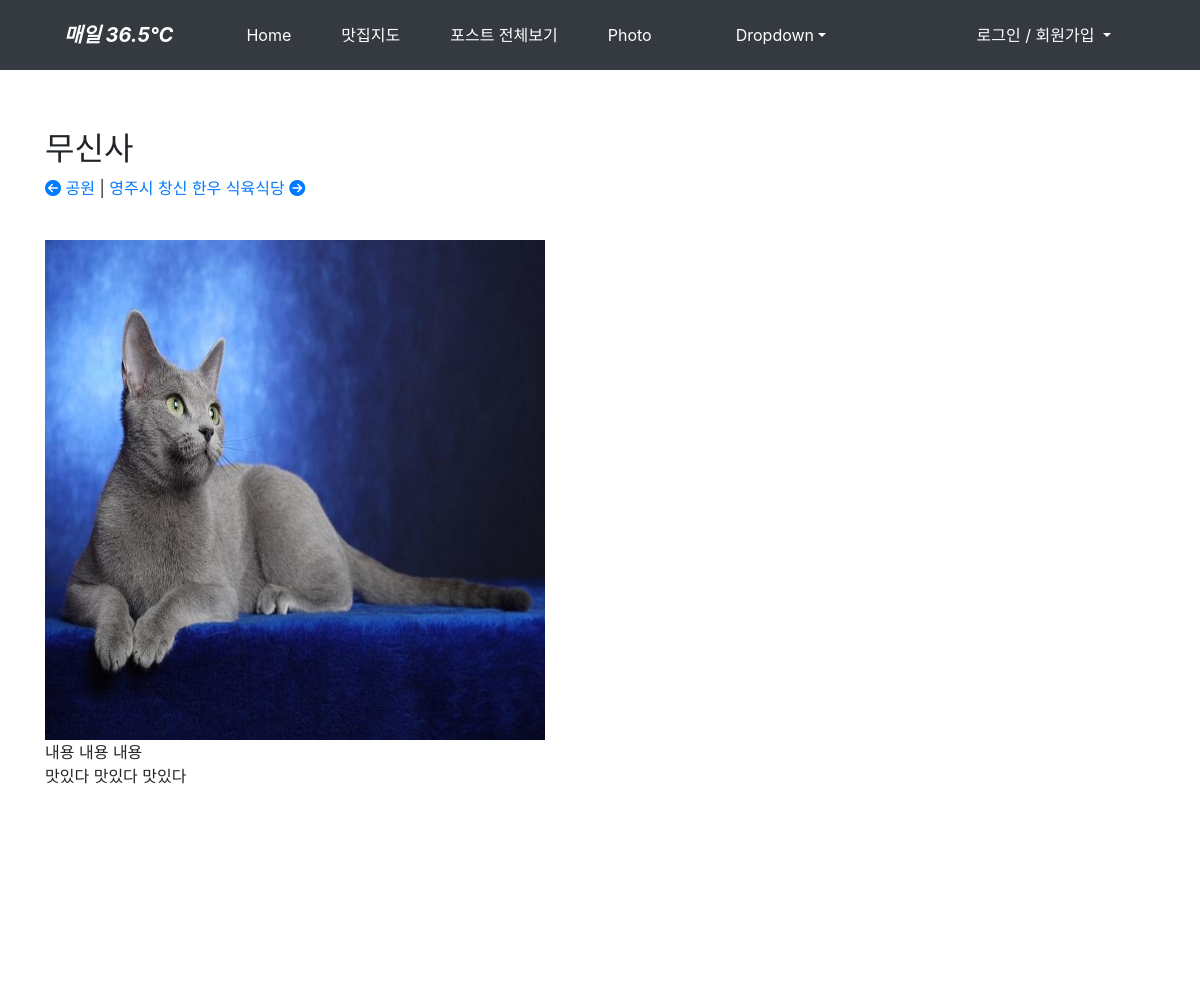
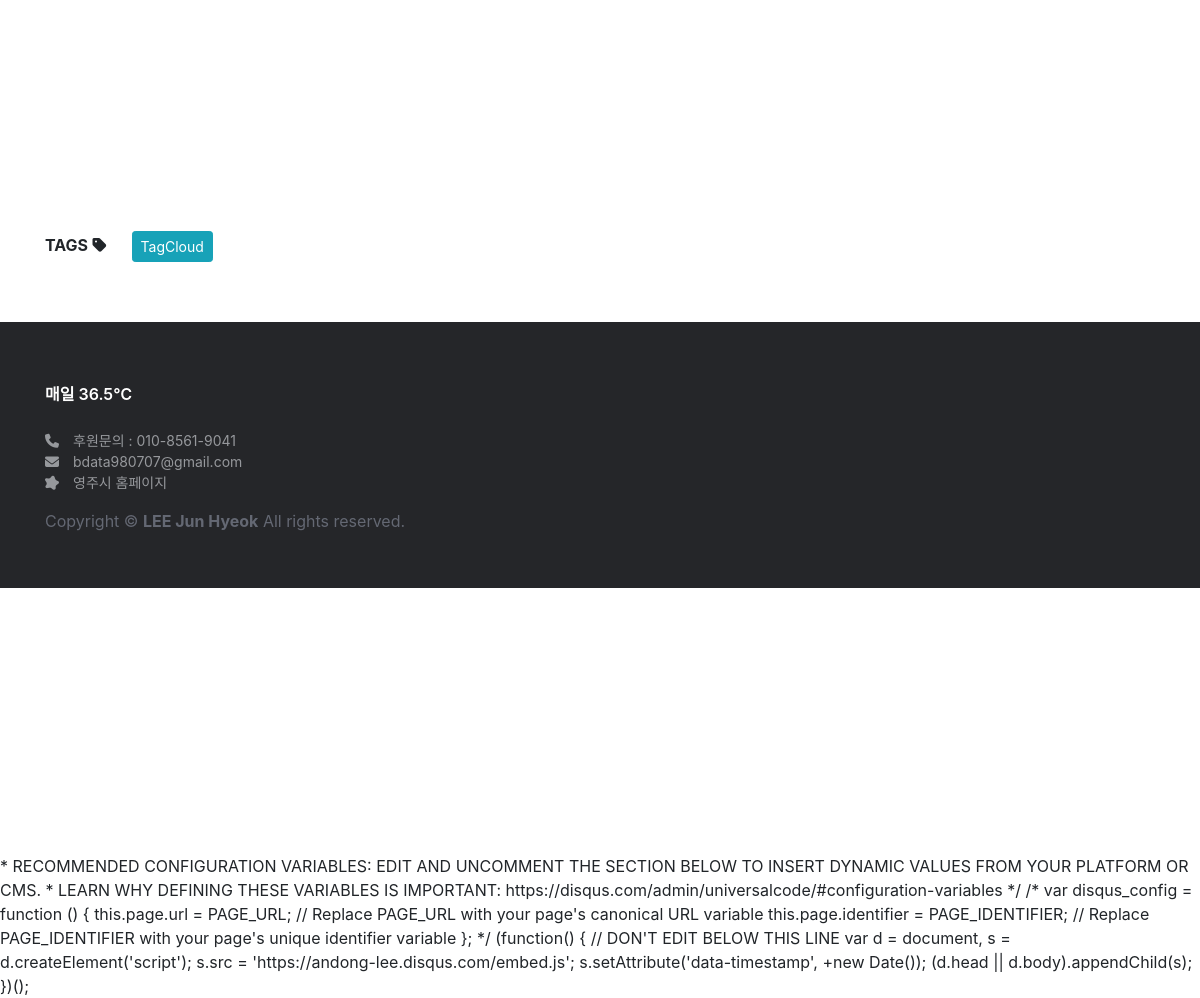
Page /blog/post/무신사/ on the committed database (2 pictures, top to bottom).
### blog/models.py (models this page shows, shortened)
class Post(models.Model):
    title = models.CharField('TITLE', max_length=50)
    slug = models.SlugField('SLUG', unique=True, allow_unicode=True, help_text='one word for title alias')
    description = models.CharField('DESCRIPTION', max_length=100, blank=True, help_text='simple description text')
    image = models.ImageField(upload_to='images/', blank=True, null = True)
    content = models.TextField('CONTENT')
    create_dt = models.DateTimeField('CREATE DATE', auto_now_add=True)
    modify_dt = models.DateTimeField('MODIFY DATE', auto_now=True)
    tags = TaggableManager(blank=True)
    owner = models.ForeignKey(User, on_delete=models.CASCADE, verbose_name='OWNER', blank=True, null=True)
    name =models.CharField(max_length=15,blank=True, null=True)
    location = models.CharField(max_length=50,default='',blank=True, null=True)
    latitude=models.FloatField(default=0.0,blank=True, null=True)
    longitude=models.FloatField(default=0.0,blank=True, null=True)
    class Meta:
        verbose_name = 'post'
        verbose_name_plural = 'posts'
        db_table = 'blog_posts'
        ordering = ('-modify_dt',)
    def __str__(self):
        return self.title
    def get_absolute_url(self):
        return reverse('blog:post_detail', args=(self.slug,))
    def get_previous(self):
        return self.get_previous_by_modify_dt()
    def get_next(self):
        return self.get_next_by_modify_dt()

### blog/views.py (called while the page is built)
    def get_context_data(self, **kwargs):
        context = super().get_context_data(**kwargs)
        context['disqus_shrot'] =f"{settings.DISQUS_SHORTNAME}"
        context['disqus_id'] = f"post-{self.object.id}-{self.object.slug}"
        context['disqus_url'] = f"{settings.DISQUS_MY_DOMAIN}"
        print(context)
        return context

### blog/templates/blog/post_detail.html (shortened to what this page needs)
{% extends 'base.html' %}
{% load static %}
{% block content %}
<h2>{{ post.title }}</h2>
    {% if post.get_previous %}
    <a href="{{ post.get_previous.get_absolute_url }}" title="View previouspost">
        <i class='fas fa-arrow-circle-left'></i> {{post.get_previous}} </a>
    {% endif %}
    {% if post.get_next %}
    | <a href="{{ post.get_next.get_absolute_url }}" title="View next post"> {{ post.get_next }} <i class='fas fa-arrow-circle-right'></i></a>
    {% endif %}
<br />
<div class="body">
    {% if post.image %}
        <img src="{{ post.image.url }}" width="500"height='500'>
        {% endif %}
    {{ post.content|linebreaks }}
</div>
<html>
<body>
    <div id="map" style="width:500px;height:400px;"></div>
</body>
</html>
<br>
<div>
    <b>TAGS</b> <i class="fas fa-tag"></i>
    {% load taggit_templatetags2_tags %}
    <a href="{% url 'blog:tag_cloud' %}">
    <span class = "btn btn-info btn-sm">TagCloud</span>
    </a>
</div>
{% endblock %}
{% block extra-script %}
    *  RECOMMENDED CONFIGURATION VARIABLES: EDIT AND UNCOMMENT THE SECTION BELOW TO INSERT DYNAMIC VALUES FROM YOUR PLATFORM OR CMS.
    *  LEARN WHY DEFINING THESE VARIABLES IS IMPORTANT: https://disqus.com/admin/universalcode/#configuration-variables    */
    /*
    var disqus_config = function () {
    this.page.url = PAGE_URL;  // Replace PAGE_URL with your page's canonical URL variable
    this.page.identifier = PAGE_IDENTIFIER; // Replace PAGE_IDENTIFIER with your page's unique identifier variable
    };
    */
    (function() { // DON'T EDIT BELOW THIS LINE
    var d = document, s = d.createElement('script');
    s.src = 'https://andong-lee.disqus.com/embed.js';
    s.setAttribute('data-timestamp', +new Date());
    (d.head || d.body).appendChild(s);
    })();
{% endblock %}

### templates/base.html (style rules this page uses)
* { font-family: Pretendard, -apple-system, BlinkMacSystemFont, system-ui, Roboto, "Helvetica Neue", "Segoe UI", "Apple SD Gothic Neo", "Noto Sans KR", "Malgun Gothic", "Apple Color Emoji", "Segoe UI Emoji", "Segoe UI Symbol", sans-serif; }
html, body { margin: 0; padding: 0; height: 100%; }

### rows in the picture
Post: title "무신사", get_previous "공원", get_next "영주시 창신 한우 식육식당", image (picture), content "내용 내용 내용 맛있다 맛있다 맛있다"
